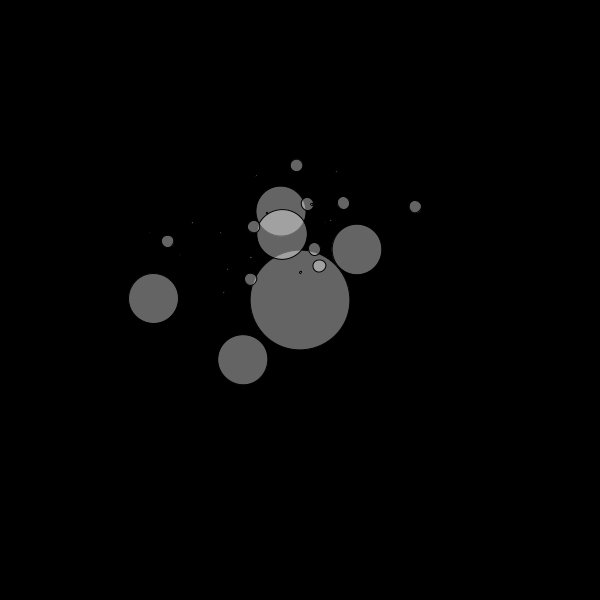
Frame 1 (no input)
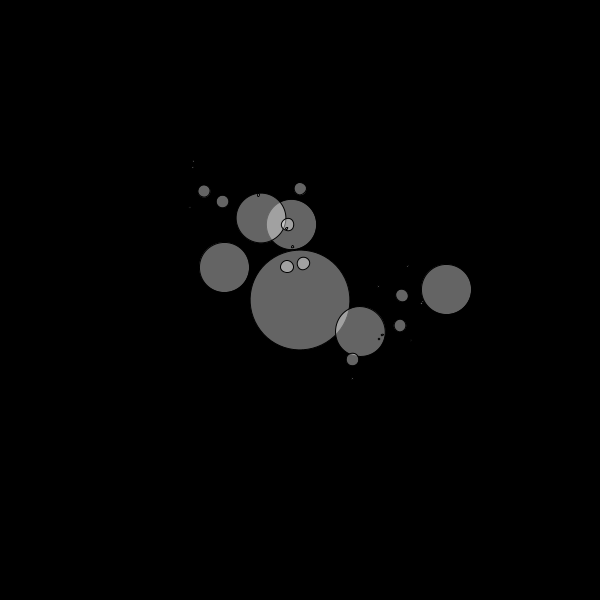
Frame 60 (the mouse pressed at the canvas centre just before this capture)
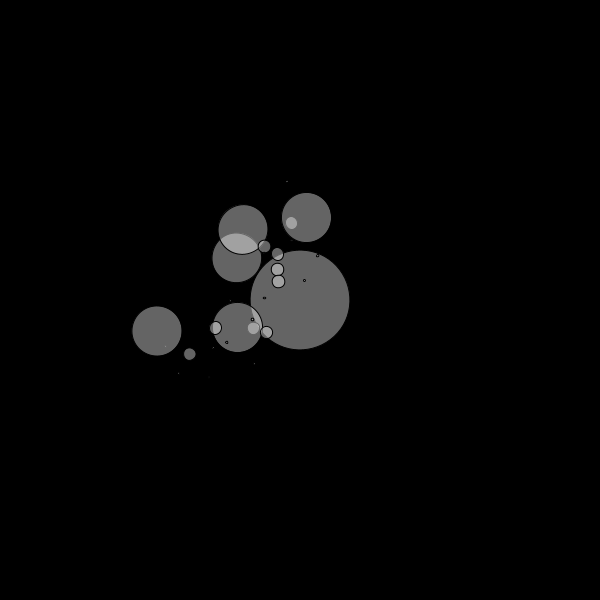
Frame 120 (the mouse held since frame 60 and released just before this capture)

The Processing sketch that drew these frames (run headless with seeded random() and noise(); from frame 60 on, the mouse is pressed at the canvas centre):

// Processing sketch: solar_system
// ── solar_system.pde
Planet sun;

void setup() {
  size(600, 600);
  sun = new Planet(50, 0, 0);
  sun.spawnMoons(5, 1);
}

void draw() {
  background(0);
  translate((width / 2), (height / 2));
  sun.show();
  sun.orbit();
  
  if(frameCount == 50) { save("preview.png"); }
}
// ── Planet.pde
class Planet {
  float radius;
  float distance;
  
  Planet[] planets;
  
  float angle;
  float orbitspeed;
  
  Planet(float r, float d, float o) {
    radius = r;
    distance = d;
    angle = random(TWO_PI);
    orbitspeed = o;
  }
  
  void orbit() {
    angle = angle + orbitspeed;
    if(planets != null) {
      for(int i = 0; i < planets.length; i++) {
        planets[ i ].orbit();
      }
    }
  }
  
  void spawnMoons(int total, int level) {
    planets = new Planet[total];
    
    for(int i = 0; i < planets.length; i++) {
      float r = (radius / (level * 2));
      float d = random(50, 150);
      float o = random(-0.1, 0.1);
      
      planets[ i ] = new Planet(r, (d / level), o);
      
      if(level < 3) {
        int num = int(random(0, 4));
        planets[ i ].spawnMoons(num, (level + 1));
      }
    }
  }
  
  void show() {
    pushMatrix();
    fill(255, 100);
    rotate(angle);
    translate(distance, 0);
    ellipse(0, 0, (radius * 2), (radius * 2));
    
    if(planets != null) {
      for(int i = 0; i < planets.length; i++) {
        planets[ i ].show();
      }
    }
    
    popMatrix();
  }
}
